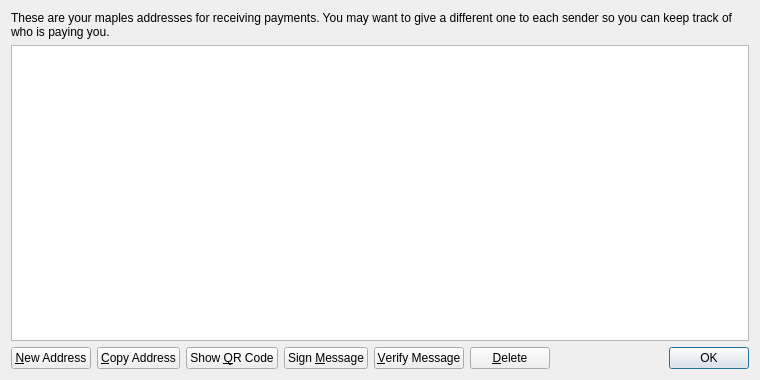
<?xml version="1.0" encoding="UTF-8"?>
<ui version="4.0">
 <class>AddressBookPage</class>
 <widget class="QWidget" name="AddressBookPage">
  <property name="geometry">
   <rect>
    <x>0</x>
    <y>0</y>
    <width>760</width>
    <height>380</height>
   </rect>
  </property>
  <property name="windowTitle">
   <string>Address Book</string>
  </property>
  <layout class="QVBoxLayout" name="verticalLayout">
   <item>
    <widget class="QLabel" name="labelExplanation">
     <property name="text">
      <string>These are your maples addresses for receiving payments. You may want to give a different one to each sender so you can keep track of who is paying you.</string>
     </property>
     <property name="textFormat">
      <enum>Qt::PlainText</enum>
     </property>
     <property name="wordWrap">
      <bool>true</bool>
     </property>
    </widget>
   </item>
   <item>
    <widget class="QTableView" name="tableView">
     <property name="contextMenuPolicy">
      <enum>Qt::CustomContextMenu</enum>
     </property>
     <property name="toolTip">
      <string>Double-click to edit address or label</string>
     </property>
     <property name="tabKeyNavigation">
      <bool>false</bool>
     </property>
     <property name="alternatingRowColors">
      <bool>true</bool>
     </property>
     <property name="selectionMode">
      <enum>QAbstractItemView::SingleSelection</enum>
     </property>
     <property name="selectionBehavior">
      <enum>QAbstractItemView::SelectRows</enum>
     </property>
     <property name="sortingEnabled">
      <bool>true</bool>
     </property>
     <attribute name="verticalHeaderVisible">
      <bool>false</bool>
     </attribute>
    </widget>
   </item>
   <item>
    <layout class="QHBoxLayout" name="horizontalLayout">
     <item>
      <widget class="QPushButton" name="newAddressButton">
       <property name="toolTip">
        <string>Create a new address</string>
       </property>
       <property name="text">
        <string>&amp;New Address</string>
       </property>
       <property name="icon">
        <iconset resource="../bitcoin.qrc">
         <normaloff>:/icons/add</normaloff>:/icons/add</iconset>
       </property>
      </widget>
     </item>
     <item>
      <widget class="QPushButton" name="copyToClipboard">
       <property name="toolTip">
        <string>Copy the currently selected address to the system clipboard</string>
       </property>
       <property name="text">
        <string>&amp;Copy Address</string>
       </property>
       <property name="icon">
        <iconset resource="../bitcoin.qrc">
         <normaloff>:/icons/editcopy</normaloff>:/icons/editcopy</iconset>
       </property>
      </widget>
     </item>
     <item>
      <widget class="QPushButton" name="showQRCode">
       <property name="text">
        <string>Show &amp;QR Code</string>
       </property>
       <property name="icon">
        <iconset resource="../bitcoin.qrc">
         <normaloff>:/icons/qrcode</normaloff>:/icons/qrcode</iconset>
       </property>
      </widget>
     </item>
     <item>
      <widget class="QPushButton" name="signMessage">
       <property name="toolTip">
        <string>Sign a message to prove you own a maples address</string>
       </property>
       <property name="text">
        <string>Sign &amp;Message</string>
       </property>
       <property name="icon">
        <iconset resource="../bitcoin.qrc">
         <normaloff>:/icons/edit</normaloff>:/icons/edit</iconset>
       </property>
      </widget>
     </item>
     <item>
      <widget class="QPushButton" name="verifyMessage">
       <property name="toolTip">
        <string>Verify a message to ensure it was signed with a specified maples address</string>
       </property>
       <property name="text">
        <string>&amp;Verify Message</string>
       </property>
       <property name="icon">
        <iconset resource="../bitcoin.qrc">
         <normaloff>:/icons/transaction_0</normaloff>:/icons/transaction_0</iconset>
       </property>
      </widget>
     </item>
     <item>
      <widget class="QPushButton" name="deleteButton">
       <property name="toolTip">
        <string>Delete the currently selected address from the list</string>
       </property>
       <property name="text">
        <string>&amp;Delete</string>
       </property>
       <property name="icon">
        <iconset resource="../bitcoin.qrc">
         <normaloff>:/icons/remove</normaloff>:/icons/remove</iconset>
       </property>
      </widget>
     </item>
     <item>
      <spacer name="horizontalSpacer">
       <property name="orientation">
        <enum>Qt::Horizontal</enum>
       </property>
       <property name="sizeHint" stdset="0">
        <size>
         <width>40</width>
         <height>20</height>
        </size>
       </property>
      </spacer>
     </item>
     <item>
      <widget class="QDialogButtonBox" name="buttonBox">
       <property name="sizePolicy">
        <sizepolicy hsizetype="Maximum" vsizetype="Fixed">
         <horstretch>0</horstretch>
         <verstretch>0</verstretch>
        </sizepolicy>
       </property>
       <property name="standardButtons">
        <set>QDialogButtonBox::Ok</set>
       </property>
      </widget>
     </item>
    </layout>
   </item>
  </layout>
 </widget>
 <resources>
  <include location="../bitcoin.qrc"/>
 </resources>
 <connections/>
</ui>
